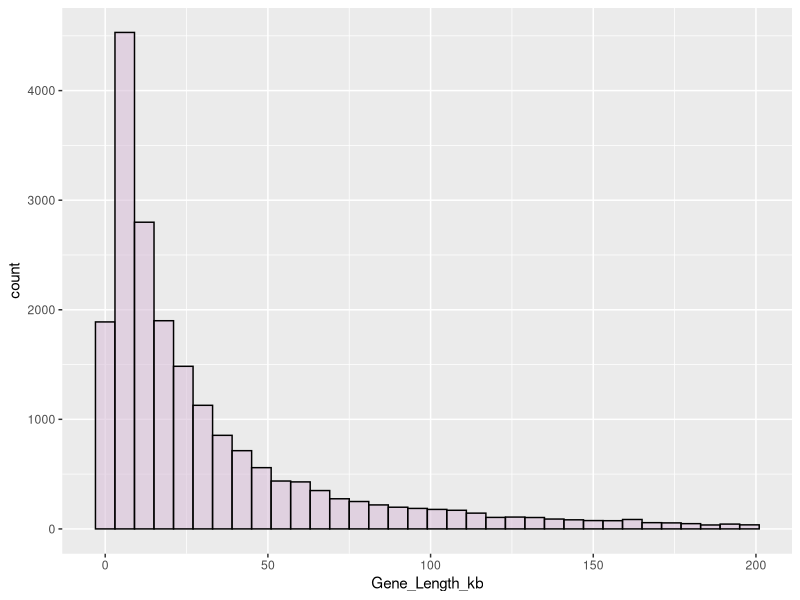
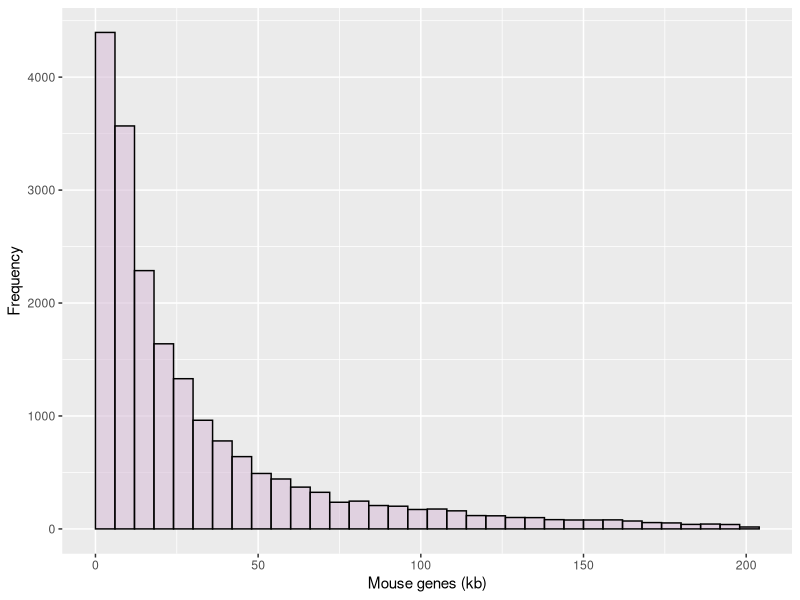
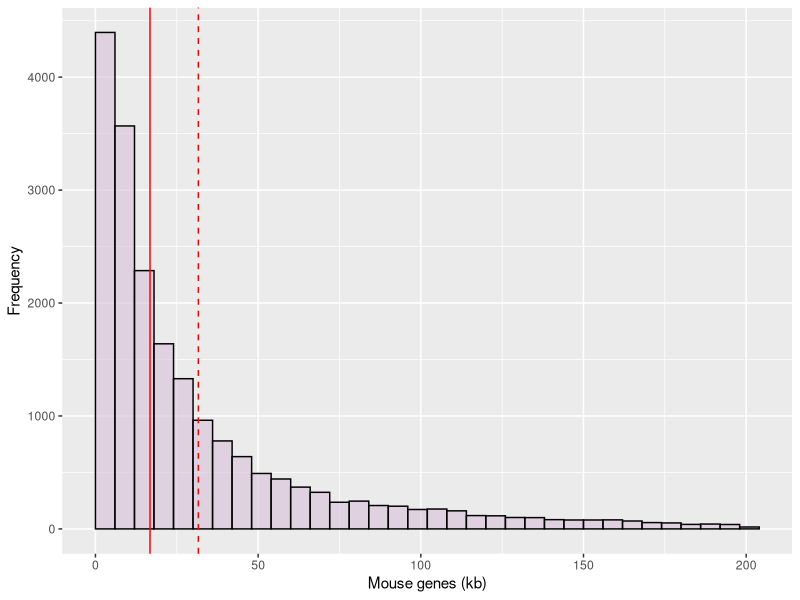
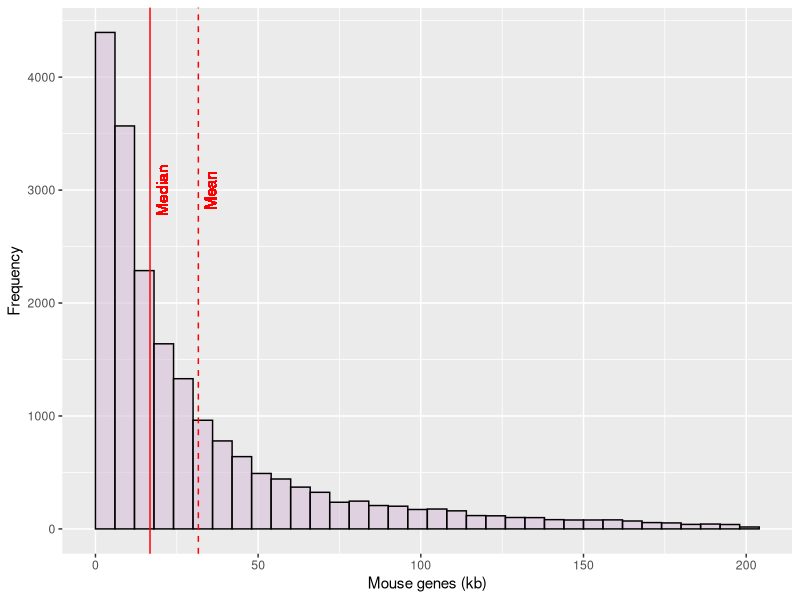
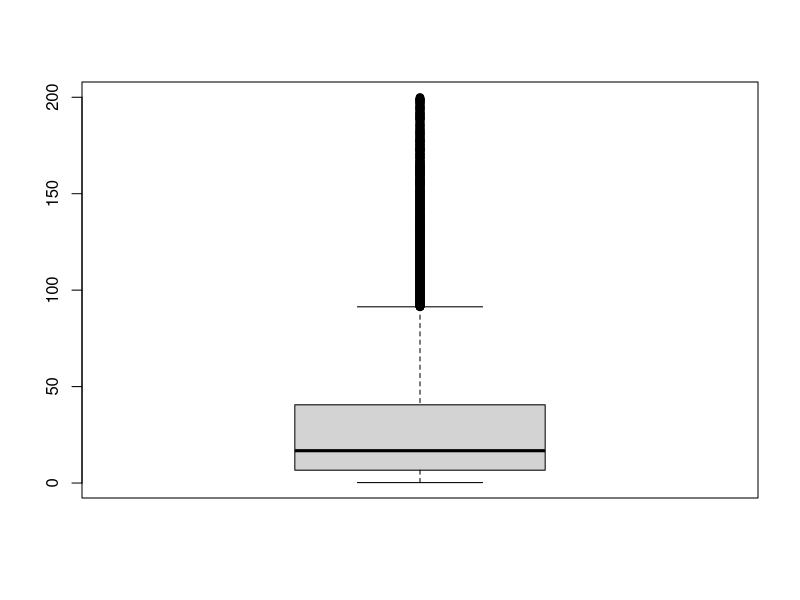

These charts were generated, in order, by the following R code: (Note: this script raises an error after producing the figures.)
## ---- chunk 1
knitr::opts_chunk$set(echo = TRUE)
## ---- chunk 2
library(ggplot2)
# install.packages("dplyr") # only do this once
library(dplyr)
## ---- chunk 3
mgenes = read.csv("mouse_genes.csv", stringsAsFactors = FALSE)
str(mgenes)
## ---- chunk 4
mgenes$Gene_Length_kb = ( ( mgenes$End - mgenes$Start ) + 1 ) / 1000
mgenes$Gene_Length_kb = round(abs(mgenes$Gene_Length_kb), digits = 2)
head(mgenes)
## ---- chunk 5
# original binning
ggplot(data = mgenes, aes(x=Gene_Length_kb)) +
  geom_histogram(col="black",fill="thistle", alpha=0.6,
                 binwidth = 6)

# shifted binning
mgenes_hist = ggplot(data = mgenes, aes(x=Gene_Length_kb)) +
  geom_histogram(col="black",fill="thistle", alpha=0.6,
                 binwidth = 6,
                 boundary = 0, closed="left") +
  labs(x="Mouse genes (kb)", y="Frequency")
mgenes_hist
## ---- chunk 6
mgenes_hist = mgenes_hist +
  geom_vline(aes(xintercept = mean(Gene_Length_kb)),
             color="red", linetype="dashed") +
  geom_vline(aes(xintercept = median(Gene_Length_kb)),
             color="red")
mgenes_hist
## ---- chunk 7
mgenes_hist = mgenes_hist +
  
  geom_text(aes(x= median(Gene_Length_kb) , # add this
                y=3000, label="Median"),
            color="red", angle=90, vjust = 1.5) +
  
  geom_text(aes(x= mean(Gene_Length_kb), # add this
                y=3000, label="Mean"),
            color="red", angle=90, vjust = 1.5)
mgenes_hist
mean(mgenes$Gene_Length_kb)
median(mgenes$Gene_Length_kb)
## ---- chunk 8
summary(mgenes$Gene_Length_kb)
IQR(mgenes$Gene_Length_kb)

# first quartile
summary(mgenes$Gene_Length_kb)[2]
summary(mgenes$Gene_Length_kb)["1st Qu."]

boxplot(mgenes$Gene_Length_kb)
## ---- chunk 9
# set x to the `summary()` of mgenes$Gene_Length_kb for convenience below
# x is now a vector of stats for the distribution
x = summary(mgenes$Gene_Length_kb)

# calculate the highest and lowest values that are not outliers
# hint: where do the whiskers typically end on a boxplot?
min_len = x["1st Qu."] - 1.5*IQR(mgenes$Gene_Length_kb) # just the min val here
max_len = x[5] + 1.5*IQR(mgenes$Gene_Length_kb)
c(min_len,max_len)

# get trimmed data using base R
trimmed = mgenes[  which( mgenes$Gene_Length_kb >= min_len &
                          mgenes$Gene_Length_kb <= max_len   ),
                   "Gene_Length_kb" ]
head(trimmed)
tail(trimmed)

# OR, get trimmed data use dplyr
#library(dplyr)
trimmed = mgenes %>%                        # data frame
  filter(Gene_Length_kb >= min_len &
         Gene_Length_kb <= max_len) %>%     # filter rows
  select(Gene_Length_kb)                    # select columns
  
# mean and median of trimmed data
mean(mgenes$Gene_Length_kb)
median(mgenes$Gene_Length_kb)
mean(trimmed)
median(trimmed)
## ---- chunk 10
mgenes_hist +
  geom_histogram(data = trimmed, aes(x=Gene_Length_kb),
                 col="black",fill="lightblue", alpha=0.4,
                 binwidth = 6) +
  
  geom_vline(data = trimmed, aes(xintercept = mean(Gene_Length_kb)),
             color="blue", linetype="dashed") +
  geom_vline(data = trimmed, aes(xintercept = median(Gene_Length_kb)),
             color="blue")


## ---- chunk 11
ggplot( mgenes, aes(x= Chr , y= Gene_Length_kb, color=Chr ) ) +  # data and aes
   geom_boxplot() +  # add geom for boxplot
  
  # upper and lower quartiles of the whole dataset
  geom_hline(data = mgenes, 
             aes(yintercept = summary(mgenes$Gene_Length_kb)["3rd Qu."]),
             color="black", linetype="dashed") +
  geom_hline(data = mgenes, 
             aes(yintercept = summary(mgenes$Gene_Length_kb)[2]),
             color="black", linetype="dashed")
## ---- chunk 12
# dplyr
genes_per_chr = mgenes %>%
  group_by(Chr) %>% 
  summarise(ngenes = nrow(End)) %>%
  arrange(nrow(End))
head(genes_per_chr)

# make the plot using `geom_col()`
ggplot( data = genes_per_chr, aes(x = Chr , y = ngenes, fill = Chr  )) +
  geom_col() +
  labs(x="Chromosome", y="Chromosome size (est., in kb)")

## ---- chunk 13
# dplyr
chr_size = mgenes %>%
  group_by(Chr) %>% 
  summarise(max_end = max(End)) %>%
  arrange(max_end)
head(chr_size)

# make the plot using `geom_col()`
ggplot( data = chr_size, aes(x = Chr , y = max_end/1000, fill = Chr  )) +
  geom_col() +
  labs(x="Chromosome", y="Chromosome size (est., in kb)")

## ---- chunk 14
# by chr length
chr_length = mgenes %>% group_by(Chr) %>% 
  summarise(chr_size = max(End)) %>% 
  mutate(name=factor(Chr, levels=Chr))

# make the plot
ggplot( data=chr_length, aes(x=reorder(Chr,chr_size),
        y=chr_size, color=Chr)) + 
  geom_point()

## ---- chunk 15
# sd


# cv - what is this?
